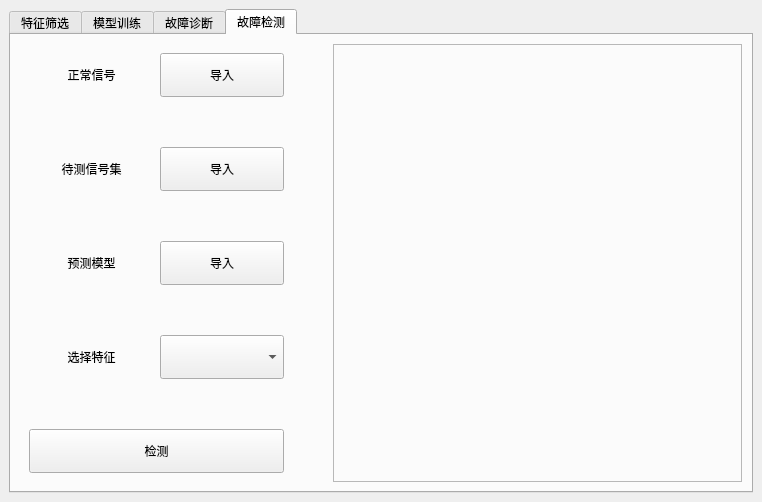
<?xml version="1.0" encoding="UTF-8"?>
<ui version="4.0">
 <class>FaultDiagnosis</class>
 <widget class="QWidget" name="FaultDiagnosis">
  <property name="geometry">
   <rect>
    <x>0</x>
    <y>0</y>
    <width>762</width>
    <height>502</height>
   </rect>
  </property>
  <property name="windowTitle">
   <string>FaultDetect</string>
  </property>
  <layout class="QHBoxLayout" name="horizontalLayout_6">
   <item>
    <widget class="QTabWidget" name="tabWidget">
     <property name="layoutDirection">
      <enum>Qt::LeftToRight</enum>
     </property>
     <property name="currentIndex">
      <number>3</number>
     </property>
     <widget class="QWidget" name="PrepareTab">
      <attribute name="title">
       <string>特征筛选</string>
      </attribute>
      <layout class="QHBoxLayout" name="horizontalLayout" stretch="0">
       <item>
        <widget class="QWidget" name="widgetInFeatures" native="true">
         <layout class="QVBoxLayout" name="verticalLayout" stretch="2,1,10">
          <item>
           <layout class="QHBoxLayout" name="horizontalLayout_3" stretch="10,1,10,1,10">
            <item>
             <widget class="QPushButton" name="btnImportNormalSignalInSelection">
              <property name="sizePolicy">
               <sizepolicy hsizetype="Minimum" vsizetype="Expanding">
                <horstretch>0</horstretch>
                <verstretch>0</verstretch>
               </sizepolicy>
              </property>
              <property name="text">
               <string>导入正常信号</string>
              </property>
             </widget>
            </item>
            <item>
             <spacer name="horizontalSpacer">
              <property name="orientation">
               <enum>Qt::Horizontal</enum>
              </property>
              <property name="sizeHint" stdset="0">
               <size>
                <width>26</width>
                <height>20</height>
               </size>
              </property>
             </spacer>
            </item>
            <item>
             <widget class="QPushButton" name="btnImportFaultSignalInSelection">
              <property name="sizePolicy">
               <sizepolicy hsizetype="Minimum" vsizetype="Expanding">
                <horstretch>0</horstretch>
                <verstretch>0</verstretch>
               </sizepolicy>
              </property>
              <property name="text">
               <string>导入故障信号</string>
              </property>
             </widget>
            </item>
            <item>
             <spacer name="horizontalSpacer_2">
              <property name="orientation">
               <enum>Qt::Horizontal</enum>
              </property>
              <property name="sizeHint" stdset="0">
               <size>
                <width>26</width>
                <height>20</height>
               </size>
              </property>
             </spacer>
            </item>
            <item>
             <widget class="QPushButton" name="btnCalculateDTW">
              <property name="sizePolicy">
               <sizepolicy hsizetype="Minimum" vsizetype="Expanding">
                <horstretch>0</horstretch>
                <verstretch>0</verstretch>
               </sizepolicy>
              </property>
              <property name="text">
               <string>计算DTW得分</string>
              </property>
             </widget>
            </item>
           </layout>
          </item>
          <item>
           <spacer name="verticalSpacer">
            <property name="orientation">
             <enum>Qt::Vertical</enum>
            </property>
            <property name="sizeHint" stdset="0">
             <size>
              <width>338</width>
              <height>29</height>
             </size>
            </property>
           </spacer>
          </item>
          <item>
           <layout class="QHBoxLayout" name="horizontalLayout_2" stretch="4,6">
            <item>
             <widget class="QTableWidget" name="tableWidget">
              <property name="maximumSize">
               <size>
                <width>16777215</width>
                <height>16777215</height>
               </size>
              </property>
             </widget>
            </item>
            <item>
             <widget class="QFrame" name="frameInFeatures">
              <property name="minimumSize">
               <size>
                <width>20</width>
                <height>20</height>
               </size>
              </property>
              <property name="frameShape">
               <enum>QFrame::StyledPanel</enum>
              </property>
              <property name="frameShadow">
               <enum>QFrame::Raised</enum>
              </property>
             </widget>
            </item>
           </layout>
          </item>
         </layout>
        </widget>
       </item>
      </layout>
     </widget>
     <widget class="QWidget" name="TrainTab">
      <attribute name="title">
       <string>模型训练</string>
      </attribute>
      <layout class="QHBoxLayout" name="horizontalLayout_4" stretch="8,1,11">
       <item>
        <widget class="QWidget" name="widgetInTriaining" native="true">
         <layout class="QGridLayout" name="gridLayout_2">
          <item row="1" column="1">
           <spacer name="verticalSpacer_2">
            <property name="orientation">
             <enum>Qt::Vertical</enum>
            </property>
            <property name="sizeHint" stdset="0">
             <size>
              <width>20</width>
              <height>40</height>
             </size>
            </property>
           </spacer>
          </item>
          <item row="8" column="0" colspan="2">
           <widget class="QPushButton" name="btnSaveModel">
            <property name="sizePolicy">
             <sizepolicy hsizetype="Minimum" vsizetype="Expanding">
              <horstretch>0</horstretch>
              <verstretch>0</verstretch>
             </sizepolicy>
            </property>
            <property name="text">
             <string>保存模型</string>
            </property>
           </widget>
          </item>
          <item row="6" column="0" colspan="2">
           <widget class="QPushButton" name="btnTraining">
            <property name="sizePolicy">
             <sizepolicy hsizetype="Minimum" vsizetype="Expanding">
              <horstretch>0</horstretch>
              <verstretch>0</verstretch>
             </sizepolicy>
            </property>
            <property name="text">
             <string>训练预测模型</string>
            </property>
           </widget>
          </item>
          <item row="2" column="0">
           <widget class="QLabel" name="label_4">
            <property name="maximumSize">
             <size>
              <width>100</width>
              <height>16777215</height>
             </size>
            </property>
            <property name="text">
             <string>选择特征</string>
            </property>
            <property name="alignment">
             <set>Qt::AlignCenter</set>
            </property>
           </widget>
          </item>
          <item row="0" column="0">
           <widget class="QLabel" name="label_3">
            <property name="maximumSize">
             <size>
              <width>100</width>
              <height>16777215</height>
             </size>
            </property>
            <property name="text">
             <string>正常信号</string>
            </property>
            <property name="alignment">
             <set>Qt::AlignCenter</set>
            </property>
           </widget>
          </item>
          <item row="2" column="1">
           <widget class="QComboBox" name="comboBoxSelectFeaturesInTraining">
            <property name="sizePolicy">
             <sizepolicy hsizetype="Preferred" vsizetype="Expanding">
              <horstretch>0</horstretch>
              <verstretch>0</verstretch>
             </sizepolicy>
            </property>
           </widget>
          </item>
          <item row="0" column="1">
           <widget class="QPushButton" name="btnImportNormalSignal">
            <property name="sizePolicy">
             <sizepolicy hsizetype="Minimum" vsizetype="Expanding">
              <horstretch>0</horstretch>
              <verstretch>0</verstretch>
             </sizepolicy>
            </property>
            <property name="text">
             <string>导入</string>
            </property>
           </widget>
          </item>
          <item row="7" column="0">
           <spacer name="verticalSpacer_4">
            <property name="orientation">
             <enum>Qt::Vertical</enum>
            </property>
            <property name="sizeHint" stdset="0">
             <size>
              <width>20</width>
              <height>40</height>
             </size>
            </property>
           </spacer>
          </item>
          <item row="5" column="0">
           <spacer name="verticalSpacer_3">
            <property name="orientation">
             <enum>Qt::Vertical</enum>
            </property>
            <property name="sizeHint" stdset="0">
             <size>
              <width>20</width>
              <height>40</height>
             </size>
            </property>
           </spacer>
          </item>
         </layout>
        </widget>
       </item>
       <item>
        <spacer name="horizontalSpacer_3">
         <property name="orientation">
          <enum>Qt::Horizontal</enum>
         </property>
         <property name="sizeHint" stdset="0">
          <size>
           <width>40</width>
           <height>20</height>
          </size>
         </property>
        </spacer>
       </item>
       <item>
        <widget class="QFrame" name="frameInTraining">
         <property name="frameShape">
          <enum>QFrame::StyledPanel</enum>
         </property>
         <property name="frameShadow">
          <enum>QFrame::Raised</enum>
         </property>
        </widget>
       </item>
      </layout>
     </widget>
     <widget class="QWidget" name="PredictTab">
      <attribute name="title">
       <string>故障诊断</string>
      </attribute>
      <layout class="QHBoxLayout" name="horizontalLayout_5" stretch="8,1,12">
       <item>
        <widget class="QWidget" name="widgetInPrediction" native="true">
         <layout class="QGridLayout" name="gridLayout_3">
          <item row="2" column="0">
           <widget class="QLabel" name="label_5">
            <property name="text">
             <string>待测信号</string>
            </property>
            <property name="alignment">
             <set>Qt::AlignCenter</set>
            </property>
           </widget>
          </item>
          <item row="4" column="0">
           <widget class="QLabel" name="label_12">
            <property name="text">
             <string>预测模型</string>
            </property>
            <property name="alignment">
             <set>Qt::AlignCenter</set>
            </property>
           </widget>
          </item>
          <item row="3" column="1">
           <spacer name="verticalSpacer_5">
            <property name="orientation">
             <enum>Qt::Vertical</enum>
            </property>
            <property name="sizeHint" stdset="0">
             <size>
              <width>20</width>
              <height>40</height>
             </size>
            </property>
           </spacer>
          </item>
          <item row="0" column="0">
           <widget class="QLabel" name="label">
            <property name="sizePolicy">
             <sizepolicy hsizetype="Preferred" vsizetype="Preferred">
              <horstretch>0</horstretch>
              <verstretch>0</verstretch>
             </sizepolicy>
            </property>
            <property name="text">
             <string>正常信号</string>
            </property>
            <property name="alignment">
             <set>Qt::AlignCenter</set>
            </property>
           </widget>
          </item>
          <item row="2" column="1">
           <widget class="QPushButton" name="btnImportUnknownSignal">
            <property name="sizePolicy">
             <sizepolicy hsizetype="Minimum" vsizetype="Expanding">
              <horstretch>0</horstretch>
              <verstretch>0</verstretch>
             </sizepolicy>
            </property>
            <property name="text">
             <string>导入</string>
            </property>
           </widget>
          </item>
          <item row="8" column="0" colspan="2">
           <widget class="QPushButton" name="btnPredict">
            <property name="sizePolicy">
             <sizepolicy hsizetype="Minimum" vsizetype="Expanding">
              <horstretch>0</horstretch>
              <verstretch>0</verstretch>
             </sizepolicy>
            </property>
            <property name="text">
             <string>预测</string>
            </property>
           </widget>
          </item>
          <item row="6" column="0">
           <widget class="QLabel" name="label_13">
            <property name="text">
             <string>选择特征</string>
            </property>
            <property name="alignment">
             <set>Qt::AlignCenter</set>
            </property>
           </widget>
          </item>
          <item row="7" column="1">
           <spacer name="verticalSpacer_7">
            <property name="orientation">
             <enum>Qt::Vertical</enum>
            </property>
            <property name="sizeHint" stdset="0">
             <size>
              <width>20</width>
              <height>40</height>
             </size>
            </property>
           </spacer>
          </item>
          <item row="0" column="1">
           <widget class="QPushButton" name="btnImportInferentSignal">
            <property name="sizePolicy">
             <sizepolicy hsizetype="Minimum" vsizetype="Expanding">
              <horstretch>0</horstretch>
              <verstretch>0</verstretch>
             </sizepolicy>
            </property>
            <property name="text">
             <string>导入</string>
            </property>
           </widget>
          </item>
          <item row="4" column="1">
           <widget class="QPushButton" name="btnImportModel">
            <property name="sizePolicy">
             <sizepolicy hsizetype="Minimum" vsizetype="Expanding">
              <horstretch>0</horstretch>
              <verstretch>0</verstretch>
             </sizepolicy>
            </property>
            <property name="text">
             <string>导入</string>
            </property>
           </widget>
          </item>
          <item row="6" column="1">
           <widget class="QComboBox" name="comboBoxSelectFeaturesInPrediction">
            <property name="sizePolicy">
             <sizepolicy hsizetype="Preferred" vsizetype="Expanding">
              <horstretch>0</horstretch>
              <verstretch>0</verstretch>
             </sizepolicy>
            </property>
           </widget>
          </item>
          <item row="5" column="1">
           <spacer name="verticalSpacer_6">
            <property name="orientation">
             <enum>Qt::Vertical</enum>
            </property>
            <property name="sizeHint" stdset="0">
             <size>
              <width>20</width>
              <height>40</height>
             </size>
            </property>
           </spacer>
          </item>
          <item row="1" column="1">
           <spacer name="verticalSpacer_8">
            <property name="orientation">
             <enum>Qt::Vertical</enum>
            </property>
            <property name="sizeHint" stdset="0">
             <size>
              <width>20</width>
              <height>40</height>
             </size>
            </property>
           </spacer>
          </item>
         </layout>
        </widget>
       </item>
       <item>
        <spacer name="horizontalSpacer_4">
         <property name="orientation">
          <enum>Qt::Horizontal</enum>
         </property>
         <property name="sizeHint" stdset="0">
          <size>
           <width>40</width>
           <height>20</height>
          </size>
         </property>
        </spacer>
       </item>
       <item>
        <widget class="QFrame" name="frameInPrediction">
         <property name="frameShape">
          <enum>QFrame::StyledPanel</enum>
         </property>
         <property name="frameShadow">
          <enum>QFrame::Raised</enum>
         </property>
        </widget>
       </item>
      </layout>
     </widget>
     <widget class="QWidget" name="DetectTab">
      <attribute name="title">
       <string>故障检测</string>
      </attribute>
      <layout class="QHBoxLayout" name="horizontalLayout_8" stretch="8,1,12">
       <item>
        <widget class="QWidget" name="widgetInDetection" native="true">
         <layout class="QGridLayout" name="gridLayout_4">
          <item row="3" column="2">
           <spacer name="verticalSpacer_10">
            <property name="orientation">
             <enum>Qt::Vertical</enum>
            </property>
            <property name="sizeHint" stdset="0">
             <size>
              <width>20</width>
              <height>40</height>
             </size>
            </property>
           </spacer>
          </item>
          <item row="1" column="2">
           <spacer name="verticalSpacer_9">
            <property name="orientation">
             <enum>Qt::Vertical</enum>
            </property>
            <property name="sizeHint" stdset="0">
             <size>
              <width>20</width>
              <height>40</height>
             </size>
            </property>
           </spacer>
          </item>
          <item row="4" column="2">
           <widget class="QPushButton" name="btnImportModel_Dete">
            <property name="sizePolicy">
             <sizepolicy hsizetype="Minimum" vsizetype="Expanding">
              <horstretch>0</horstretch>
              <verstretch>0</verstretch>
             </sizepolicy>
            </property>
            <property name="text">
             <string>导入</string>
            </property>
           </widget>
          </item>
          <item row="7" column="2">
           <widget class="QComboBox" name="comboBoxSelectFeaturesInDetection">
            <property name="sizePolicy">
             <sizepolicy hsizetype="Preferred" vsizetype="Expanding">
              <horstretch>0</horstretch>
              <verstretch>0</verstretch>
             </sizepolicy>
            </property>
           </widget>
          </item>
          <item row="5" column="2">
           <spacer name="verticalSpacer_11">
            <property name="orientation">
             <enum>Qt::Vertical</enum>
            </property>
            <property name="sizeHint" stdset="0">
             <size>
              <width>20</width>
              <height>40</height>
             </size>
            </property>
           </spacer>
          </item>
          <item row="0" column="2">
           <widget class="QPushButton" name="btnImportInferentSignal_Dete">
            <property name="sizePolicy">
             <sizepolicy hsizetype="Minimum" vsizetype="Expanding">
              <horstretch>0</horstretch>
              <verstretch>0</verstretch>
             </sizepolicy>
            </property>
            <property name="text">
             <string>导入</string>
            </property>
           </widget>
          </item>
          <item row="2" column="2">
           <widget class="QPushButton" name="btnImportFullTest">
            <property name="sizePolicy">
             <sizepolicy hsizetype="Minimum" vsizetype="Expanding">
              <horstretch>0</horstretch>
              <verstretch>0</verstretch>
             </sizepolicy>
            </property>
            <property name="text">
             <string>导入</string>
            </property>
           </widget>
          </item>
          <item row="8" column="2">
           <spacer name="verticalSpacer_12">
            <property name="orientation">
             <enum>Qt::Vertical</enum>
            </property>
            <property name="sizeHint" stdset="0">
             <size>
              <width>20</width>
              <height>40</height>
             </size>
            </property>
           </spacer>
          </item>
          <item row="7" column="1">
           <widget class="QLabel" name="label_14">
            <property name="text">
             <string>选择特征</string>
            </property>
            <property name="alignment">
             <set>Qt::AlignCenter</set>
            </property>
           </widget>
          </item>
          <item row="4" column="1">
           <widget class="QLabel" name="label_15">
            <property name="text">
             <string>预测模型</string>
            </property>
            <property name="alignment">
             <set>Qt::AlignCenter</set>
            </property>
           </widget>
          </item>
          <item row="2" column="1">
           <widget class="QLabel" name="label_7">
            <property name="text">
             <string>待测信号集</string>
            </property>
            <property name="alignment">
             <set>Qt::AlignCenter</set>
            </property>
           </widget>
          </item>
          <item row="0" column="1">
           <widget class="QLabel" name="label_6">
            <property name="text">
             <string>正常信号</string>
            </property>
            <property name="alignment">
             <set>Qt::AlignCenter</set>
            </property>
           </widget>
          </item>
          <item row="10" column="1" colspan="2">
           <widget class="QPushButton" name="btnDetect">
            <property name="sizePolicy">
             <sizepolicy hsizetype="Minimum" vsizetype="Expanding">
              <horstretch>0</horstretch>
              <verstretch>0</verstretch>
             </sizepolicy>
            </property>
            <property name="text">
             <string>检测</string>
            </property>
           </widget>
          </item>
         </layout>
        </widget>
       </item>
       <item>
        <spacer name="horizontalSpacer_5">
         <property name="orientation">
          <enum>Qt::Horizontal</enum>
         </property>
         <property name="sizeHint" stdset="0">
          <size>
           <width>31</width>
           <height>20</height>
          </size>
         </property>
        </spacer>
       </item>
       <item>
        <widget class="QFrame" name="frameInDetection">
         <property name="frameShape">
          <enum>QFrame::StyledPanel</enum>
         </property>
         <property name="frameShadow">
          <enum>QFrame::Raised</enum>
         </property>
        </widget>
       </item>
      </layout>
     </widget>
    </widget>
   </item>
  </layout>
 </widget>
 <layoutdefault spacing="6" margin="9"/>
 <resources/>
 <connections/>
</ui>
